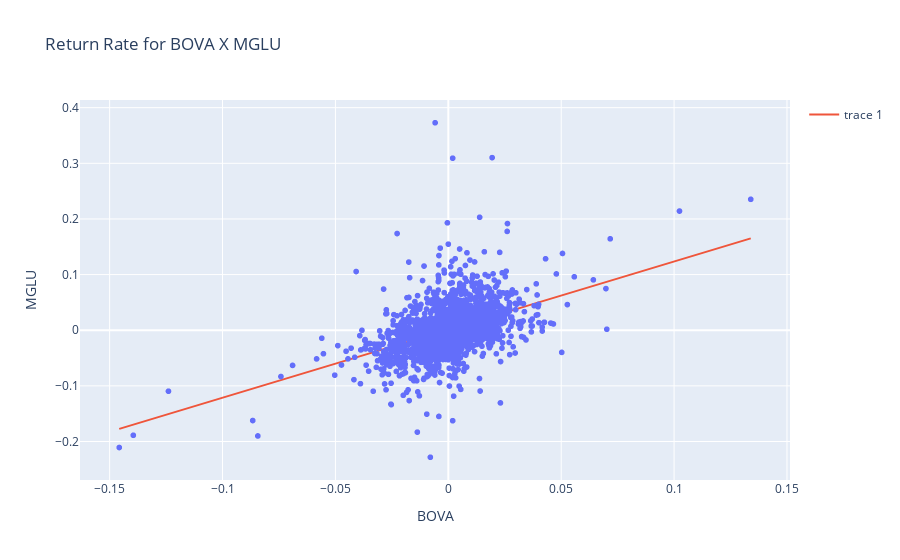

Write notebook code for a chart like this one.
### Code cell
figura = px.scatter(dataset_taxa_retorno, x = 'BOVA', y = 'MGLU', title='Return Rate for BOVA X MGLU')
figura.add_scatter(x = dataset_taxa_retorno['BOVA'], y = beta * dataset_taxa_retorno['BOVA'] + alpha)
figura.show()

### Figure 1 — Plotly figure (JSON) as saved in the notebook; plotly's stock layout.template omitted (floating-point values rounded to 4 significant figures; data arrays with more than 128 entries replaced by an {"elided": "..."} marker saying what was removed)
{"data": [{"hovertemplate": "BOVA=%{x}<br>MGLU=%{y}<extra></extra>", "legendgroup": "", "marker": {"color": "#636efa", "symbol": "circle"}, "mode": "markers", "name": "", "showlegend": false, "type": "scattergl", "x": {"elided": "2169 float values"}, "xaxis": "x", "y": {"elided": "2169 float values"}, "yaxis": "y"}, {"type": "scatter", "x": {"elided": "2169 float values"}, "y": {"elided": "2169 float values"}}], "layout": {"legend": {"tracegroupgap": 0}, "title": {"text": "Return Rate for BOVA X MGLU"}, "xaxis": {"anchor": "y", "domain": [0, 1], "title": {"text": "BOVA"}}, "yaxis": {"anchor": "x", "domain": [0, 1], "title": {"text": "MGLU"}}}}
